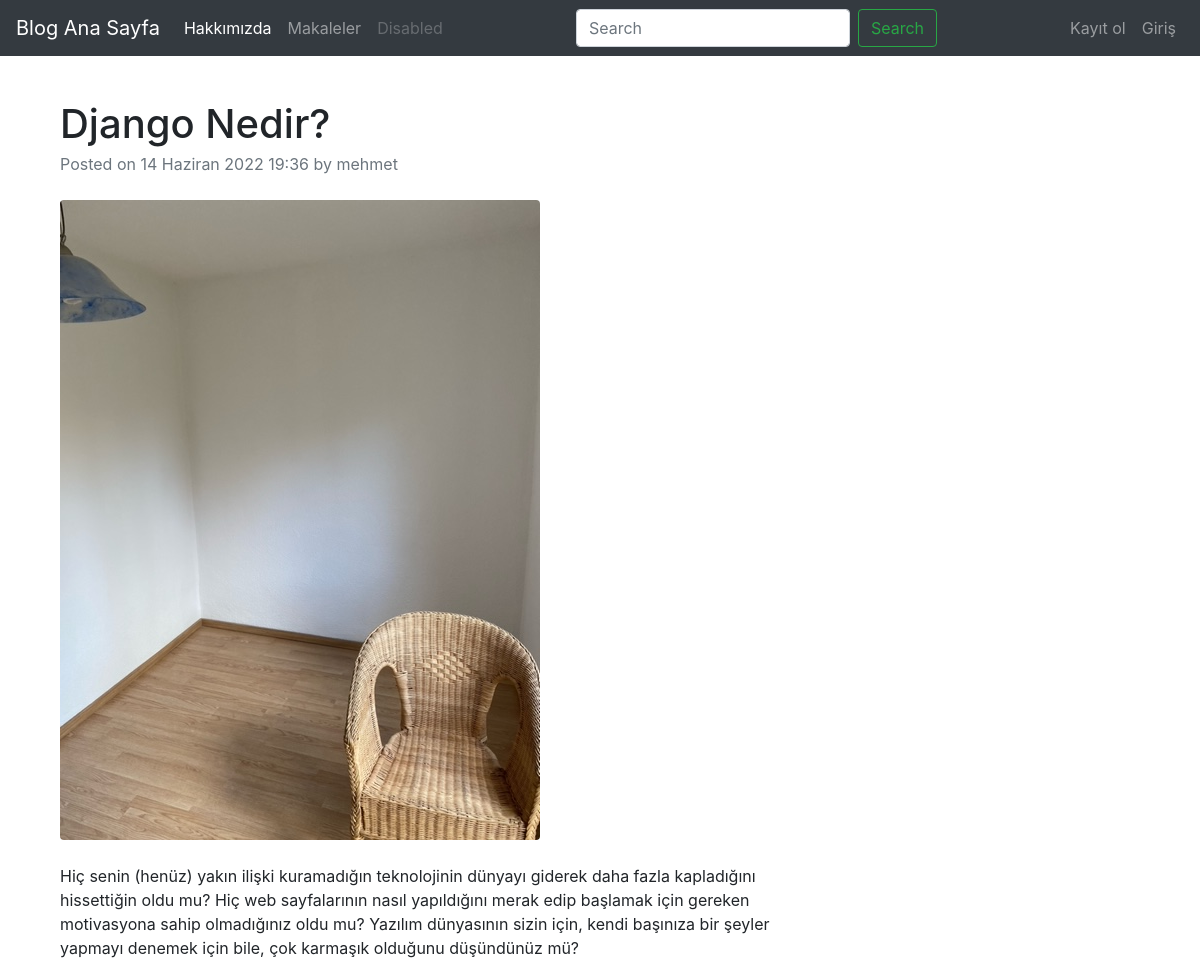
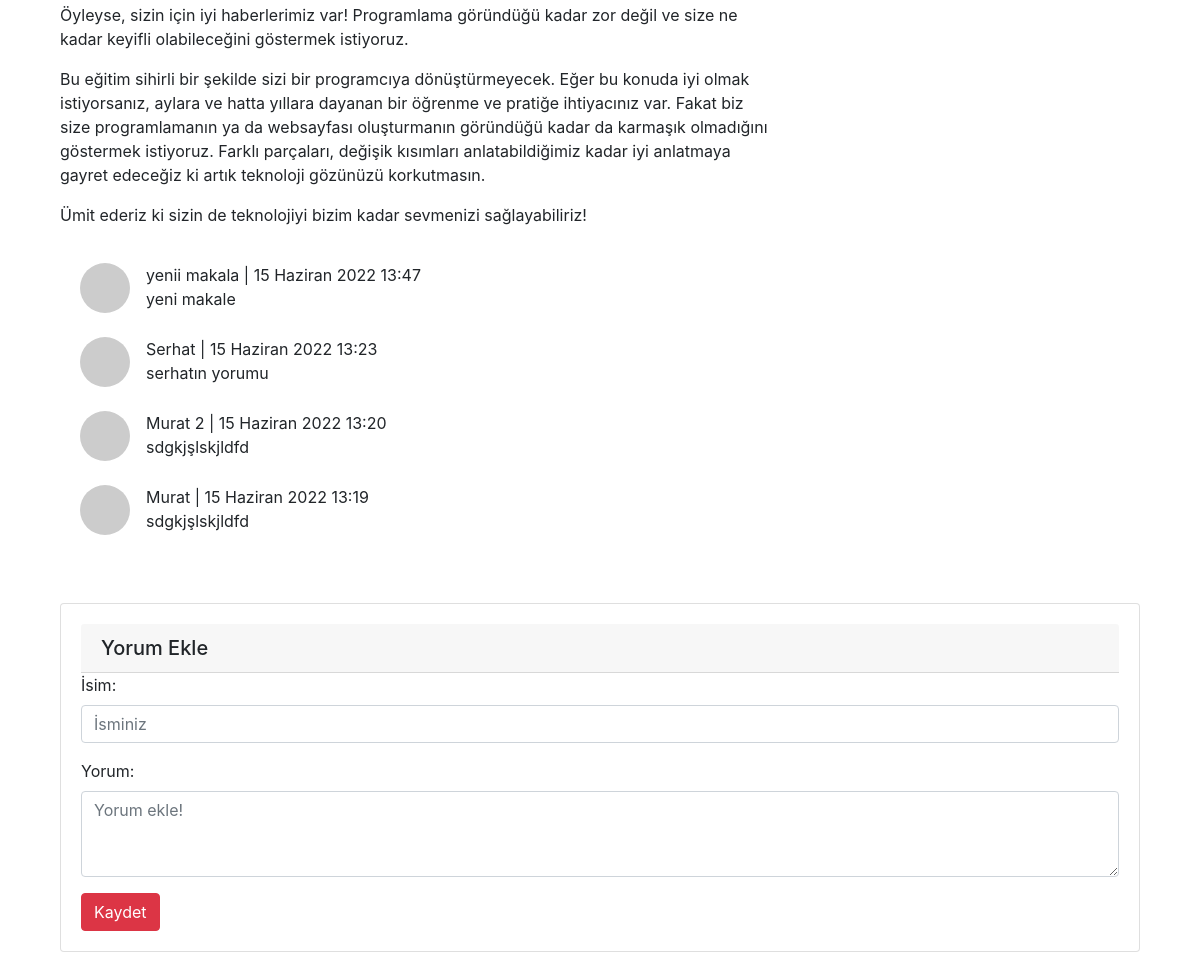
The app's page /articles/article/18 with its own data (2 pictures, top to bottom).
### article/models.py (models this page shows, shortened)
class Article(models.Model):
    author = models.ForeignKey("auth.User", on_delete=models.CASCADE,verbose_name="Yazar")
    title = models.CharField(max_length=50,verbose_name="Başlık")
    content = RichTextField()
    created_date = models.DateTimeField(auto_now_add=True,verbose_name="Oluşturma Tarihi")
    article_image=models.FileField(blank=True,null=True,verbose_name="Makaleye fotoğraf ekleyin")
    class Meta:
        ordering = ['-created_date']

class Comment(models.Model):
    article = models.ForeignKey(Article,on_delete=models.CASCADE, verbose_name="Makale",related_name="comments")
    comment_author = models.CharField(max_length=50,verbose_name="İsim")
    comment_content = models.CharField(max_length=200,verbose_name="Yorum")
    comment_date = models.DateTimeField(auto_now_add=True)
    class Meta:
        ordering = ['-comment_date']

### article/views.py (the view)
# urls.py: path('article/<int:id>', views.detail,name="detail"),
def detail(request,id):
    article=get_object_or_404(Article,id=id)
    comments=article.comments.all()
    return render(request,"detail.html",{"article":article, "comments":comments})

### templates/detail.html (shortened to what this page needs)
{% extends "layout.html" %}
{% block body %}
{% if article %}
<div class="container mt-5">
<div class="row">
    <div class="col-lg-8">
        <article>
        <header class="mb-4">
        <h1 class="fw-bolder mb-1">{{article.title}}</h1>
        <div class="text-muted fst-italic mb-2">Posted on {{article.created_date}} by {{article.author.username}}</div>
        </header>
        {% if article.article_image %}
        <figure class="mb-4"><img class="img-fluid rounded" src="{{article.article_image.url}}" alt="{{article.article_image.url}}" /></figure>
        {% endif %}
        <p class="lead">
        {{article.content|safe}}
        </p>
        </article>
    </div>
</div>
<div class="card-body">
    {% if comments %}
    {% for comment in comments %}
    <div class="media mb-4">
        <div class="d-flex mr-3"><img class="rounded-circle" src="https://dummyimage.com/50x50/ced4da/6c757d.jpg" alt="..." /></div>
        <div class="media-body">
            <div class="media-body">{{ comment.comment_author }} | {{ comment.comment_date }}</div>
            {{ comment.comment_content }}
        </div>
    </div>
    {% endfor  %}
    {% else %}
    <div class="alert alert-danger">
    Bu makaleye hiç yorum yapılmamış, ilk yorumu siz yapın.
    </div>
    {% endif %}
</div>
<div class="card my-4">
    <div class="card-body">
        <h5 class="card-header">Yorum Ekle</h5>
        <form method="post" action="{% url 'article:comment' article.id %}">
            <div class="form-group">
                <label for="comment_author">İsim:</label>
                <input type="text" name="comment_author" class="form-control" id="comment_author" placeholder="İsminiz"></textarea>
            </div>
            <div class="form-group">
                <label for="txtarea">Yorum:</label>
            <textarea name="comment_content" class="form-control" rows="3" placeholder="Yorum ekle!"></textarea>
            </div>
            <button type="submit" class="btn btn-danger">Kaydet</button>
        </form>
    </div>
</div>
</div>
{% endif %}
{% endblock %}

### records on screen
Article: title "Django Nedir?", created_date "14 Haziran 2022 19:36", author.username "mehmet", article_image (picture), content "Hiç senin (henüz) yakın ilişki kuramadığın teknolojinin dünyayı giderek daha fazla kapladığını hissettiğin oldu mu? Hiç web sayfalarının nasıl yapıldığını merak edip başlamak için gereken motivasyona sahip olmadığınız oldu mu? Yazılım dünyasının sizin için, kendi başınıza bir şeyler yapmayı denemek için bile, çok karmaşık olduğunu düşündünüz mü? Öyleyse, sizin için iyi haberlerimiz var! Programlama göründüğü kadar zor değil ve size ne kadar keyifli olabileceğini göstermek istiyoruz. Bu eğitim sihirli bir şekilde sizi bir programcıya dönüştürmeyecek. Eğer bu konuda iyi olmak istiyorsanız, aylara ve hatta yıllara dayanan bir öğrenme ve pratiğe ihtiyacınız var. Fakat biz size programlamanın ya…"
Comment: comment_author "yenii makala", comment_date "15 Haziran 2022 13:47", comment_content "yeni makale"
Comment: comment_author "Serhat", comment_date "15 Haziran 2022 13:23", comment_content "serhatın yorumu"
Comment: comment_author "Murat 2", comment_date "15 Haziran 2022 13:20", comment_content "sdgkjşlskjldfd"
Comment: comment_author "Murat", comment_date "15 Haziran 2022 13:19", comment_content "sdgkjşlskjldfd"
